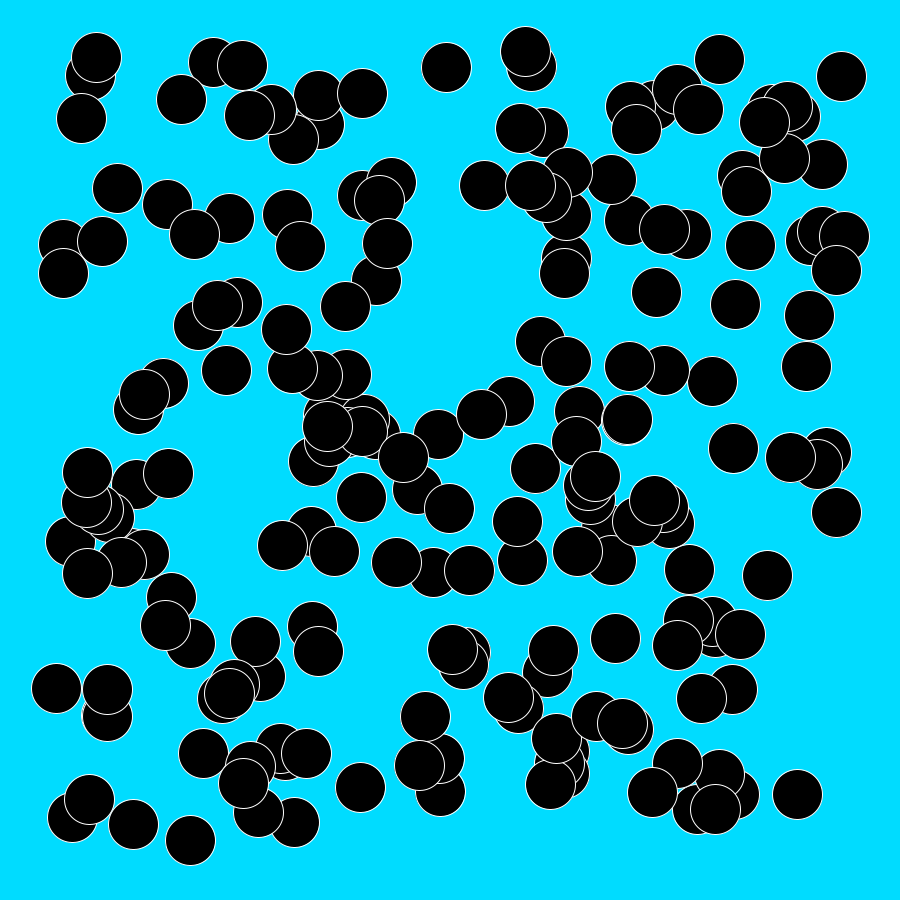
Frame 1 (no input)
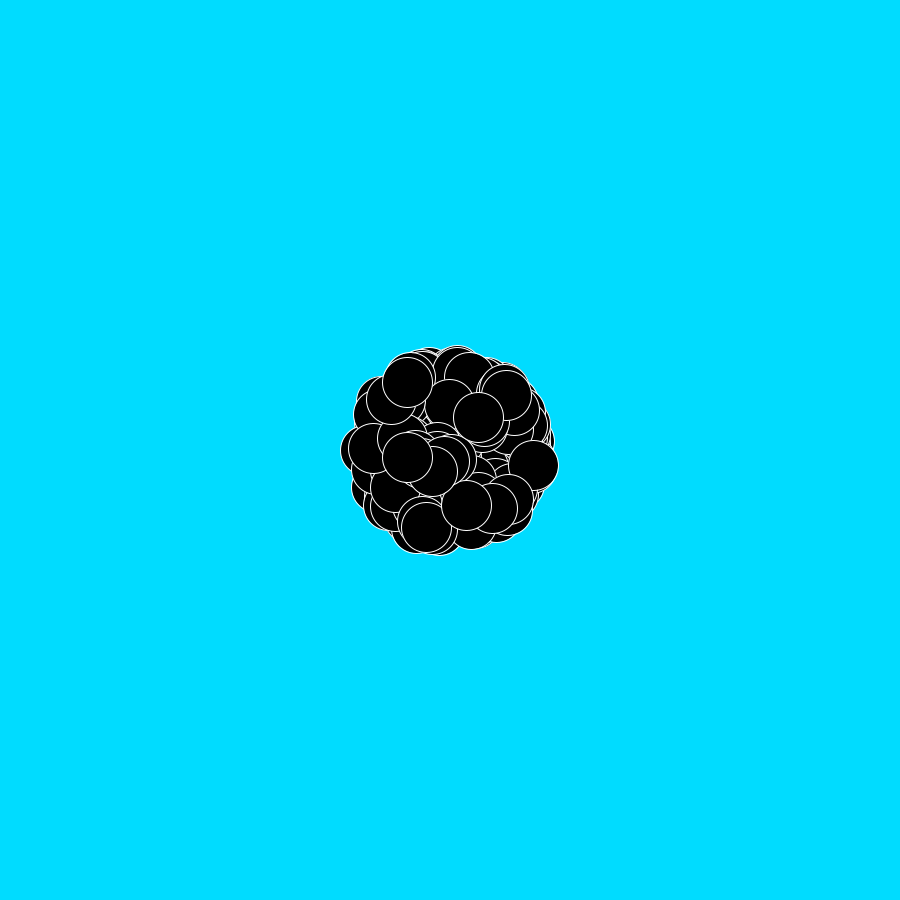
Frame 60 (the mouse pressed at the canvas centre just before this capture)
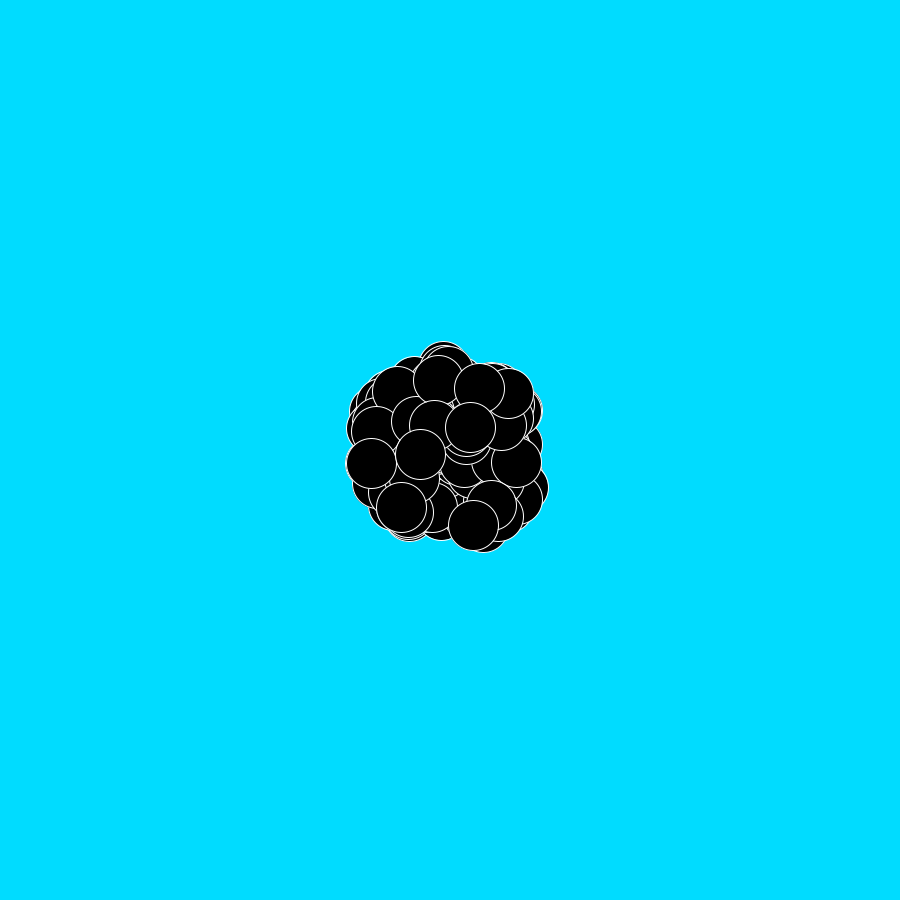
Frame 120 (the mouse held since frame 60 and released just before this capture)

The Processing sketch that drew these frames (run headless with seeded random() and noise(); from frame 60 on, the mouse is pressed at the canvas centre):

// Processing sketch: processing_167135
// ── processing_167135.pde

//Swarm Hw

//REFERENCES:
//Processing.org/examples/flocking.html -- Daniel Shiffman
//byrodrigo.wordpress.com -- Rodrigo Trevino Saenz

Pig[] pigs = new Pig[200];

void setup() {
  size(900, 900);

  //Initialize pig array
  for (int i=0; i<pigs.length; i++) {
    pigs[i] = new Pig();
  }
}

void draw() {
  background(0, 220, 255);

  /*
  //Thanks Daniel! -- http://www.openprocessing.org/sketch/167099
  for (int i=0; i<pigs.length; i++){
    for (int j=i; j<pigs.length; j++){
      //check collisions yo
      if (pigs[i].isCollidingWith(pigs[j])){
        pigs[i].bounceWith(pigs[j]);
      }
    }
  }
  */

  //Call the movement function
  for (int i=0; i<pigs.length; i++) {
    pigs[i].pigMover();
  }
}

void mouseClicked() {
  //set new target position
  for (int i=0; i<pigs.length; i++) {
    //pigs[i].setTargetPos(int(random(0, width)), int(random(0, height)));
    pigs[i].setTargetPos(mouseX, mouseY);
  }
}

class Pig {

  //Pig position, velocity, acceleration.
  PVector pigPos, pigVel, pigAccel;

  //Pig target pigPos.
  PVector targetPos;

  //Pig starting coordinates.
  int startX, startY;

  //Pig size.
  int pigSize;

  Pig() {
    //Draw Pig
    
      //PigSize
    pigSize = 50;
    //x and y temporary start positions
    startX = round(random(pigSize, width-pigSize));
    startY = round(random(pigSize, height-pigSize));
    //Position vector
    pigPos = new PVector (startX, startY, 0);
    //Initial velocity
    pigVel = new PVector (0, 0, 0);
    //Initial acceleration
    pigAccel = new PVector (0, 0, 0);

    //Target position--starts at center
    targetPos = new PVector(width/2, height/2, 0);

    //Wings
    fill(255);
    noStroke();
    //left limb
    ellipse(startX-(pigSize/3), startY-(pigSize/2), pigSize/4, pigSize);
    //left feathers
    ellipse(startX-(pigSize/1.3f), startY-(pigSize/1.15f), pigSize, pigSize/5);
    ellipse(startX-(pigSize/1.5f), startY-(pigSize/1.5f), pigSize/1.2f, pigSize/6);
    ellipse(startX-(pigSize/1.7f), startY-(pigSize/2f), pigSize/1.4f, pigSize/7);
    //right limb
    ellipse(startX+(pigSize/3), startY-(pigSize/2), pigSize/4, pigSize);
    //right feathers
    ellipse(startX+(pigSize/1.3f), startY-(pigSize/1.15f), pigSize, pigSize/5);
    ellipse(startX+(pigSize/1.5f), startY-(pigSize/1.5f), pigSize/1.2f, pigSize/6);
    ellipse(startX+(pigSize/1.7f), startY-(pigSize/2f), pigSize/1.4f, pigSize/7);


    //Pig Head
    noStroke();
    fill(255, 150, 150); //pink
    ellipse(startX, startY, pigSize, pigSize);

    //Pig Body
    ellipse(startX, startY+(pigSize/1.75), pigSize/1.5f, pigSize/1.5f);
    //left leg
    ellipse(startX-(pigSize/6), startY+(pigSize/1.1), pigSize/5, pigSize/4);
    //right leg
    ellipse(startX+(pigSize/6), startY+(pigSize/1.1), pigSize/5, pigSize/4);
    //left arm
    ellipse(startX-(pigSize/3), startY+(pigSize/2), pigSize/4, pigSize/5);
    //right arm
    ellipse(startX+(pigSize/3), startY+(pigSize/2), pigSize/4, pigSize/5);

    //Pig Eyes
    fill(0);
    //left eye
    ellipse(startX-(pigSize/6), startY, pigSize/8, pigSize/8);
    //right eye
    ellipse(startX+(pigSize/6), startY, pigSize/8, pigSize/8);

    //Pig Nose
    stroke(0);
    noFill();
    ellipse(startX, startY+(pigSize/5), pigSize/2, pigSize/3); 
    //left nose hole
    noStroke();
    fill(200, 50, 50);
    ellipse(startX-(pigSize/10), startY+(pigSize/5), pigSize/8, pigSize/6);
    //right nose hole
    ellipse(startX+(pigSize/10), startY+(pigSize/5), pigSize/8, pigSize/6);

    //Pig Ears
    noStroke();
    fill(255, 150, 150); //pink
    //left ear
    ellipse(startX-(pigSize/3.5f), startY-(pigSize/3.5f), pigSize/3, pigSize/2);
    //right ear
    ellipse(startX+(pigSize/3.5f), startY-(pigSize/3.5f), pigSize/3, pigSize/2);
  }
  
  /*
  //Thanks Daniel! Used your code for help here -- http://www.openprocessing.org/sketch/167099
  boolean isCollidingWith(Pig pigs){
    return dist(pigPos.x, pigPos.y, pigs.pigPos.x, pigs.pigPos.y) < (pigSize + pigs.pigSize) / 2;
  }
  void bounceWith (Pig pigs){
    pigVel.x *= -1;
    pigs.pigVel.x *= -1;
  }
  */


  //DRAW for the pigs
  void pigMover() {
    //Calculate acceleration
    targetPos();
    //add acceleration to velocity
    pigVel.add(pigAccel);
    pigVel.limit(9);
    //add velocity to position
    pigPos.add(pigVel);
    stroke(255);
    fill(0);
    ellipse(pigPos.x, pigPos.y, pigSize, pigSize);
    //Pig(int(pigPos.x), int(pigPos.y));
  }

  void setTargetPos(int inX, int inY) {
    targetPos.set(inX, inY, 0);
  }

  void targetPos() {
    PVector temp;
    temp = PVector.sub(targetPos, pigPos);
    //temp = new PVector (mouseX, mouseY);
    temp.normalize();
    temp.mult(.5);
    pigAccel = temp;
  }
  
}

/*
//PIG DRAW TEST

class Pig {

  //Pig position, velocity, acceleration.
  PVector pigPos, pigVel, pigAccel;

  //Pig target location.
  PVector target;

  //Pig starting coordinates.
  int startX, startY;

  //Pig sizes.
  int w, h, pigSize;

  drawPig() {


    //Draw Pig
    int pigSize = 100;
    int startX = width/2;
    int startY = height/2;

    //Wings
    fill(255);
    noStroke();
    //left limb
    ellipse(startX-(pigSize/3), startY-(pigSize/2), pigSize/4, pigSize);
    //left feathers
    ellipse(startX-(pigSize/1.3f), startY-(pigSize/1.15f), pigSize, pigSize/5);
    ellipse(startX-(pigSize/1.5f), startY-(pigSize/1.5f), pigSize/1.2f, pigSize/6);
    ellipse(startX-(pigSize/1.7f), startY-(pigSize/2f), pigSize/1.4f, pigSize/7);
    //right limb
    ellipse(startX+(pigSize/3), startY-(pigSize/2), pigSize/4, pigSize);
    //right feathers
    ellipse(startX+(pigSize/1.3f), startY-(pigSize/1.15f), pigSize, pigSize/5);
    ellipse(startX+(pigSize/1.5f), startY-(pigSize/1.5f), pigSize/1.2f, pigSize/6);
    ellipse(startX+(pigSize/1.7f), startY-(pigSize/2f), pigSize/1.4f, pigSize/7);


    //Pig Head
    noStroke();
    fill(255, 150, 150); //pink
    ellipse(startX, startY, pigSize, pigSize);

    //Pig Body
    ellipse(startX, startY+(pigSize/1.75), pigSize/1.5f, pigSize/1.5f);
    //left leg
    ellipse(startX-(pigSize/6), startY+(pigSize/1.1), pigSize/5, pigSize/4);
    //right leg
    ellipse(startX+(pigSize/6), startY+(pigSize/1.1), pigSize/5, pigSize/4);
    //left arm
    ellipse(startX-(pigSize/3), startY+(pigSize/2), pigSize/4, pigSize/5);
    //right arm
    ellipse(startX+(pigSize/3), startY+(pigSize/2), pigSize/4, pigSize/5);

    //Pig Eyes
    fill(0);
    //left eye
    ellipse(startX-(pigSize/6), startY, pigSize/8, pigSize/8);
    //right eye
    ellipse(startX+(pigSize/6), startY, pigSize/8, pigSize/8);

    //Pig Nose
    stroke(0);
    noFill();
    ellipse(startX, startY+(pigSize/5), pigSize/2, pigSize/3); 
    //left nose hole
    noStroke();
    fill(200, 50, 50);
    ellipse(startX-(pigSize/10), startY+(pigSize/5), pigSize/8, pigSize/6);
    //right nose hole
    ellipse(startX+(pigSize/10), startY+(pigSize/5), pigSize/8, pigSize/6);

    //Pig Ears
    noStroke();
    fill(255, 150, 150); //pink
    //left ear
    ellipse(startX-(pigSize/3.5f), startY-(pigSize/3.5f), pigSize/3, pigSize/2);
    //right ear
    ellipse(startX+(pigSize/3.5f), startY-(pigSize/3.5f), pigSize/3, pigSize/2);
  }
}
*/
